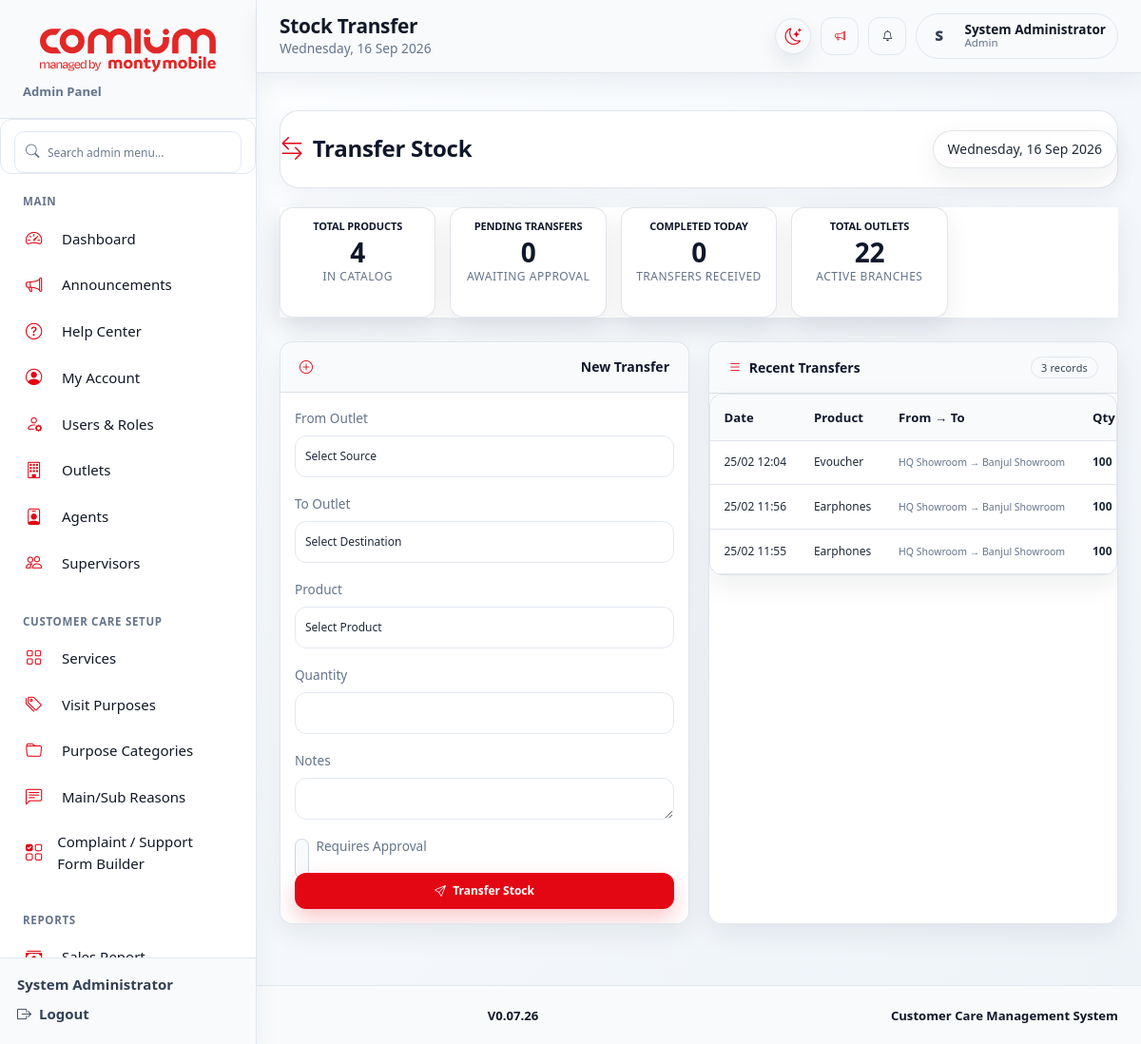
/admin/stock_transfer.php (signed in), run on the app's committed database.
### tables this page shows
CREATE TABLE `stock_transfers` (
  `id` int NOT NULL,
  `from_outlet_id` int NOT NULL,
  `to_outlet_id` int NOT NULL,
  `product_id` int NOT NULL,
  `batch_id` int DEFAULT NULL,
  `quantity` int NOT NULL,
  `status` enum('pending','approved','received','rejected') DEFAULT 'pending',
  `requested_by` int NOT NULL,
  `approved_by` int DEFAULT NULL,
  `request_notes` text,
  `completion_notes` text,
  `requested_at` timestamp NULL DEFAULT CURRENT_TIMESTAMP,
  `approved_at` timestamp NULL DEFAULT NULL,
  `completed_at` timestamp NULL DEFAULT NULL,
  `transferred_by` int DEFAULT NULL,
  `received_by` int DEFAULT NULL,
  `received_at` timestamp NULL DEFAULT NULL
);

CREATE TABLE `stock_products` (
  `id` int NOT NULL,
  `category_id` int DEFAULT NULL,
  `name` varchar(200) NOT NULL,
  `sku` varchar(50) DEFAULT NULL,
  `description` text,
  `unit_price` decimal(10,2) DEFAULT '0.00',
  `selling_price` decimal(10,2) DEFAULT '0.00',
  `low_stock_threshold` int DEFAULT '10',
  `reorder_quantity` int DEFAULT '50',
  `is_active` tinyint(1) DEFAULT '1',
  `track_serial` tinyint(1) DEFAULT '0',
  `expiry_date` date DEFAULT NULL,
  `image_path` varchar(255) DEFAULT NULL,
  `created_at` timestamp NULL DEFAULT CURRENT_TIMESTAMP,
  `updated_at` timestamp NULL DEFAULT CURRENT_TIMESTAMP ON UPDATE CURRENT_TIMESTAMP
);

CREATE TABLE `outlets` (
  `id` int NOT NULL,
  `name` varchar(100) NOT NULL,
  `location` text,
  `region` varchar(50) DEFAULT NULL,
  `is_active` tinyint(1) DEFAULT '1',
  `created_at` timestamp NULL DEFAULT CURRENT_TIMESTAMP
);

### config.php (called while the page is built, shortened)
<?php
function appBasePrefix() {
    $script = str_replace('\\', '/', $_SERVER['SCRIPT_NAME'] ?? '');
    $dir = basename(dirname($script));
    return in_array($dir, ['admin', 'agent', 'supervisor'], true) ? '../' : '';
}
function appPath($path) {
    return appBasePrefix() . ltrim($path, '/');
}
function appAsset($path) {
    $resolved = appPath($path);
    $clean = ltrim((string)$path, '/');
    if (preg_match('/\.(css|js)$/i', $clean)) {
        $resolved .= (strpos($resolved, '?') === false ? '?' : '&') . 'v=20260728_final_audit_v3';
    }
    return $resolved;
}
?>

### admin/stock_transfer.php (the view, shortened to what this page needs)
<?php
require_once '../config.php';
$outlets_count = mysqli_fetch_assoc(mysqli_query($conn, "SELECT COUNT(*) as count FROM outlets WHERE is_active = 1"))['count'] ?? 0;
$products_count = mysqli_fetch_assoc(mysqli_query($conn, "SELECT COUNT(*) as count FROM stock_products WHERE is_active = 1"))['count'] ?? 0;
$pending_transfers = mysqli_fetch_assoc(mysqli_query($conn, "SELECT COUNT(*) as count FROM stock_transfers WHERE status = 'pending'"))['count'] ?? 0;
$transfers = mysqli_query($conn, "
    SELECT st.*,
           p.name as product_name,
           p.low_stock_threshold,
           from_o.name as from_outlet_name,
           to_o.name as to_outlet_name,
           u1.full_name as requested_by_name,
           u2.full_name as approved_by_name,
           u3.full_name as received_by_name
    FROM stock_transfers st
    JOIN stock_products p ON st.product_id = p.id
    JOIN outlets from_o ON st.from_outlet_id = from_o.id
    JOIN outlets to_o ON st.to_outlet_id = to_o.id
    LEFT JOIN users u1 ON st.requested_by = u1.id
    LEFT JOIN users u2 ON st.approved_by = u2.id
    LEFT JOIN users u3 ON st.received_by = u3.id
    ORDER BY st.requested_at DESC
    LIMIT 50
");
?>
<!DOCTYPE html>
<html lang="en">
<head>
    <link href="https://cdn.jsdelivr.net/npm/bootstrap@5.3.0/dist/css/bootstrap.min.css" rel="stylesheet">
    <link rel="stylesheet" href="https://cdn.jsdelivr.net/npm/bootstrap-icons@1.11.0/font/bootstrap-icons.css">
<link rel="stylesheet" href="<?php echo appAsset('assets/css/sis-page-components.css'); ?>">
<link rel="stylesheet" href="<?php echo appAsset('assets/css/sis-theme.css'); ?>">
</head>
<body class="sis-app-body">
<?php require_once dirname(__DIR__) . '/include/side_header.php'; sisRenderLayoutStart('admin'); ?>
    <div class="main-content">
        <div class="page-header">
            <h3><i class="bi bi-arrow-left-right sis-u-002e4b71"></i> Transfer Stock</h3>
            <span class="date-badge"><?php echo date('l, d M Y'); ?></span>
        </div>
        <div class="stats-grid">
            <div class="stat-card">
                <h6>Total Products</h6>
                <h2><?php echo $products_count; ?></h2>
                <small>In catalog</small>
            </div>
            <div class="stat-card">
                <h6>Pending Transfers</h6>
                <h2><?php echo $pending_transfers; ?></h2>
                <small>Awaiting approval</small>
            </div>
            <div class="stat-card">
                <h6>Completed Today</h6>
                <?php
                $completed_today = mysqli_fetch_assoc(mysqli_query($conn, "
                    SELECT COUNT(*) as count FROM stock_transfers
                    WHERE status = 'received' AND DATE(received_at) = CURDATE()
                "))['count'] ?? 0;
                ?>
                <h2><?php echo $completed_today; ?></h2>
                <small>Transfers received</small>
            </div>
            <div class="stat-card">
                <h6>Total Outlets</h6>
                <h2><?php echo $outlets_count; ?></h2>
                <small>Active branches</small>
            </div>
        </div>
        <div class="two-col">
            <div class="card">
                <div class="card-header">
                    <i class="bi bi-plus-circle"></i> New Transfer
                </div>
                <div class="card-body">
                    <form method="POST" id="transferForm">
                        <div class="mb-3">
                            <label class="form-label">From Outlet</label>
                            <select class="form-select" name="from_outlet" id="from_outlet" required>
                                <option value="">Select Source</option>
                            </select>
                        </div>
                        <div class="mb-3">
                            <label class="form-label">To Outlet</label>
                            <select class="form-select" name="to_outlet" id="to_outlet" required>
                                <option value="">Select Destination</option>
                            </select>
                        </div>
                        <div class="mb-3">
                            <label class="form-label">Product</label>
                            <select class="form-select" name="product_id" id="productSelect" required>
                                <option value="">Select Product</option>
                            </select>
                        </div>
                        <div class="mb-3">
                            <label class="form-label">Quantity</label>
                            <input type="number" class="form-control" name="quantity" id="quantity" min="1" required>
                        </div>
                        <div class="mb-3">
                            <label class="form-label">Notes</label>
                            <textarea class="form-control" name="notes" rows="2"></textarea>
                        </div>
                        <div class="mb-3 form-check">
                            <input type="checkbox" class="form-check-input" name="requires_approval" id="requiresApproval" value="1">
                            <label class="form-check-label" for="requiresApproval">Requires Approval</label>
                        </div>
                        <button type="submit" name="request_transfer" class="btn btn-primary w-100">
                            <i class="bi bi-send"></i> Transfer Stock
                        </button>
                    </form>
                </div>
            </div>
            <div class="card">
                <div class="card-header">
                    <span><i class="bi bi-list"></i> Recent Transfers</span>
                    <span class="badge bg-secondary"><?php echo mysqli_num_rows($transfers); ?> records</span>
                </div>
                <div class="card-body p-0">
                    <table class="table">
                        <thead>
                            <tr>
                                <th>Date</th>
                                <th>Product</th>
                                <th>From → To</th>
                                <th>Qty</th>
                            </tr>
                        </thead>
                        <tbody>
                            <?php if(mysqli_num_rows($transfers) > 0): ?>
                                <?php while($t = mysqli_fetch_assoc($transfers)): ?>
                                <tr>
                                    <td><?php echo date('d/m H:i', strtotime($t['requested_at'])); ?></td>
                                    <td><?php echo $t['product_name']; ?></td>
                                    <td>
                                        <small><?php echo $t['from_outlet_name']; ?> → <?php echo $t['to_outlet_name']; ?></small>
                                    </td>
                                    <td class="fw-bold"><?php echo $t['quantity']; ?></td>
                                </tr>
                                <?php endwhile; ?>
                            <?php endif; ?>
                        </tbody>
                    </table>
                </div>
            </div>
        </div>
    </div>
</body>
</html>

### data on the page
stock_transfers: requested_at "25/02 12:04", product.name "Evoucher", from_outlet.name "HQ Showroom", to_outlet.name "Banjul Showroom", quantity "100"
stock_transfers: requested_at "25/02 11:56", product.name "Earphones", from_outlet.name "HQ Showroom", to_outlet.name "Banjul Showroom", quantity "100"
stock_transfers: requested_at "25/02 11:55", product.name "Earphones", from_outlet.name "HQ Showroom", to_outlet.name "Banjul Showroom", quantity "100"

### other printed values
$roleLabel "Admin"
$section['title'] "MAIN"
$label "Dashboard"
$label "Announcements"
$label "Help Center"
$label "My Account"
$label "Users & Roles"
$label "Outlets"
$label "Agents"
$label "Supervisors"
$section['title'] "CUSTOMER CARE SETUP"
$label "Services"
$label "Visit Purposes"
$label "Purpose Categories"
$label "Main/Sub Reasons"
